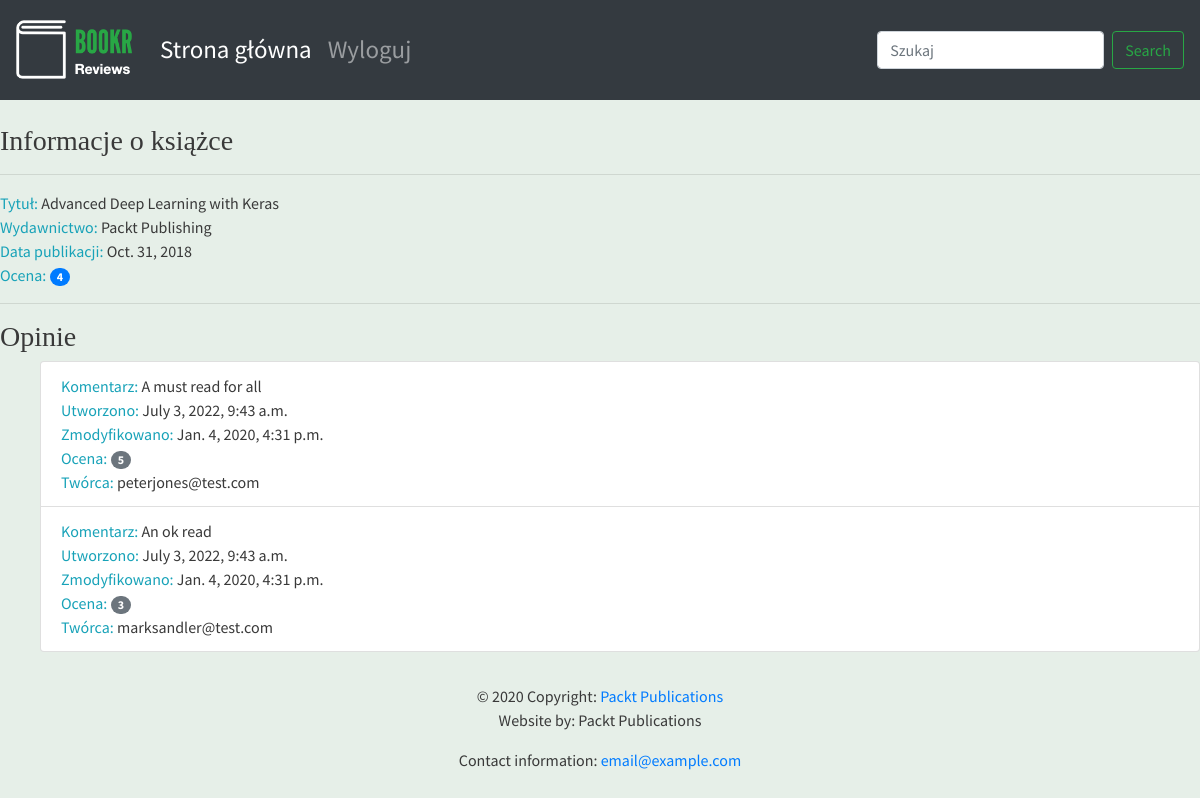
Page /books/1/ on the committed database.
### reviews/models.py (models this page shows, shortened)
class Book(models.Model):
    title = models.CharField(max_length=70, help_text="Tytuł książki.")
    publication_date = models.DateField(verbose_name="Data publikacji książki.")
    isbn = models.CharField(max_length=20, verbose_name="Numer ISBN książki.")
    publisher = models.ForeignKey(Publisher, on_delete=models.CASCADE)
    contributors = models.ManyToManyField('Contributor', through="BookContributor")

class Publisher(models.Model):
    name = models.CharField(max_length=50, help_text="Nazwa wydawnictwa.")
    website = models.URLField(help_text="Witryna wydawnictwa.")
    email = models.EmailField(help_text="Adres e-mail wydawnictwa.")
    def __str__(self):
        return self.name

class Review(models.Model):
    content = models.TextField(help_text="Tekst recenzji.")
    rating = models.IntegerField(help_text="Ocena użytkownika.")
    date_created = models.DateTimeField(auto_now_add=True, help_text="Data i czas utworzenia recenzji.")
    date_edited = models.DateTimeField(null=True, help_text="Data i czas ostatniej edycji recenzji.")
    creator = models.ForeignKey(get_user_model(), on_delete=models.CASCADE)
    book = models.ForeignKey(Book, on_delete=models.CASCADE, help_text="Recenzowana książka.")

### reviews/views.py (the view)
# urls.py: path('books/<int:pk>/', book_detail, name="book_detail"),
def book_detail(request, pk):
    book = get_object_or_404(Book, pk=pk)
    reviews = book.review_set.all()
    if reviews:
        book_rating = average_rating([review.rating for review in reviews])
        context = {
            "book": book,
            "book_rating": book_rating,
            "reviews": reviews
        }
    else:
        context = {
            "book": book,
            "book_rating": None,
            "reviews": None
        }
    return render(request, "reviews/book_detail.html", context)

### reviews/utils.py (called while the page is built)
def average_rating(rating_list):
    if not rating_list:
        return 0
    return round(sum(rating_list)/len(rating_list))

### reviews/templates/reviews/book_detail.html
{% extends 'reviews/reviews_base.html' %}
{% block content %}
      <br>
      <h3>Informacje o książce</h3>
      <hr>
      <span class="text-info">Tytuł: </span> <span>{{ book.title }}</span>
      <br>
      <span class="text-info">Wydawnictwo: </span><span>{{ book.publisher }}</span>
      <br>
      <span class="text-info">Data publikacji: </span><span>{{ book.publication_date }}</span>
      <br>
      {% if not reviews %}
            <hr>
            <h3>Oceń książkę i napisz pierwszą recenzję.</h3>
      {% else %}
            <span class="text-info">Ocena: </span><span class="badge badge-primary badge-pill">{{ book_rating }}</span>
            <br>
            <hr>
            <h3>Opinie</h3>
            <ul>
            {% for review in reviews %}
                  <li class="list-group-item">
                        <span class="text-info">Komentarz: </span> <span>{{ review.content }}</span>
                        <br>
                        <span class="text-info">Utworzono: </span><span>{{ review.date_created }}</span>
                        <br>
                        <span class="text-info">Zmodyfikowano: </span><span>{{ review.date_edited }}</span>
                        <br>
                        <span class="text-info">Ocena: </span><span class="badge badge-secondary badge-pill">{{ review.rating }}</span>
                        <br>
                        <span class="text-info">Twórca: </span><span>{{ review.creator.username }}</span>
                        <br>
                  </li>
            {% endfor %}
            </ul>
      {% endif %}
{% endblock %}

### static/main.css (style rules this page uses)
body { font-family: 'Source Sans Pro', sans-serif; background-color: #e6efe8; color: #393939; }
h1, h2, h3, h4, h5, h6 { font-family: 'Libre Baskerville', serif; }

### rows in the picture
Book: title "Advanced Deep Learning with Keras", publisher "Packt Publishing", publication_date "Oct. 31, 2018"
Review: content "A must read for all", date_created "July 3, 2022, 9:43 a.m.", date_edited "Jan. 4, 2020, 4:31 p.m.", rating "5", creator.username "peterjones@test.com"
Review: content "An ok read", date_created "July 3, 2022, 9:43 a.m.", date_edited "Jan. 4, 2020, 4:31 p.m.", rating "3", creator.username "marksandler@test.com"

### other values in the picture
{{ book_rating }} "4"
